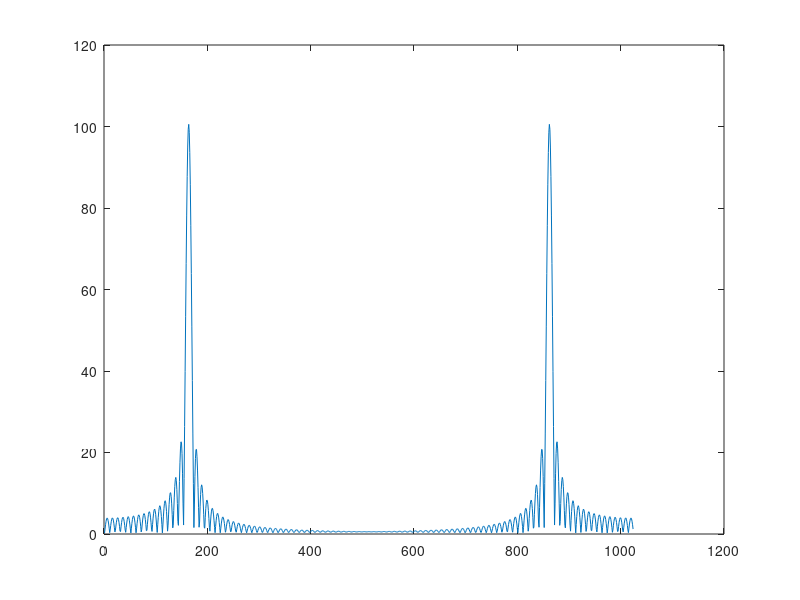

Reproduce this figure in MATLAB.
% plotting fft of a signal given in sinusuidal form

t=0:0.1:10;
A=2;
w=10;
phi=0;
x=A*sin(w*t+phi);
% plot(t,x);

xfft=fft(x,1024);  % gives both real and imaginary values so for plotting
                   % fft we need absolute value.

plot(abs(xfft));